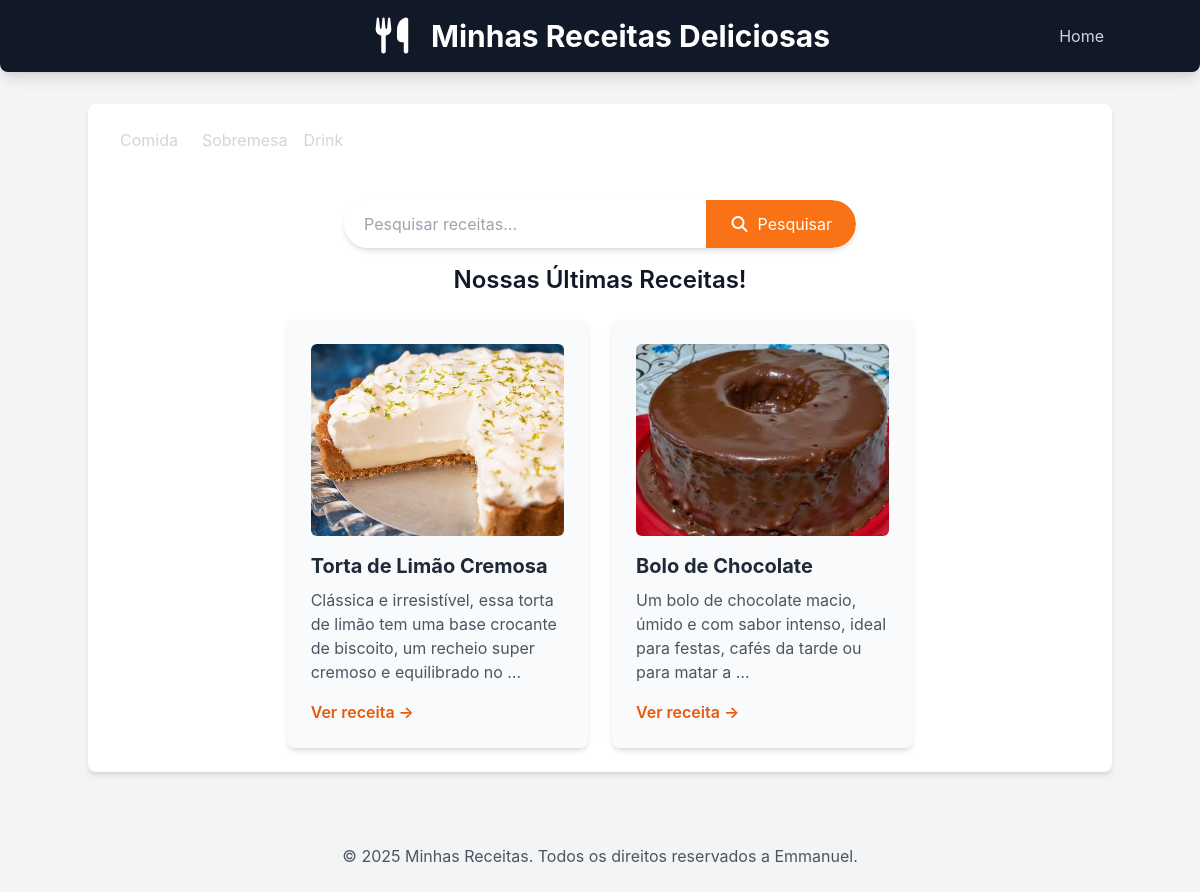
Screenshot of /receitas/?categoria=sobremesa with the database file from the repository.
### receitas/models.py (models this page shows, shortened)
class Receita(models.Model):
    CATEGORIAS =[
        ('comida','Comida'),
        ('sobremesa','Sobremesa'),
        ('drink','Drink'),
    ]
    title = models.CharField("Título", max_length=200)
    description = models.TextField("Descrição")
    ingredients = models.TextField("Ingredientes")
    instructions = models.TextField("Modo de preparo")
    image = models.ImageField("Imagem", upload_to='receitas/images/', blank=True, null=True)
    categoria = models.CharField("Categoria", max_length=20, choices=CATEGORIAS, default='comida')
    created_at = models.DateTimeField(auto_now_add=True)
    updated_at = models.DateTimeField(auto_now=True)
    class Meta:
        verbose_name = "Receita"
        verbose_name_plural = "Receitas"
        ordering = ['-created_at'] #ordena as receitas pela data de criação (mais novas primeiro)

### receitas/views.py (the view)
# urls.py: 2. Add a URL to urlpatterns:  path('', views.home, name='home')
def home(request):
    categoria_slug = request.GET.get('categoria')
    categorias_choices = [choice[0] for choice in Receita.CATEGORIAS]
    if categoria_slug:
        receitas = Receita.objects.filter(categoria=categoria_slug)
        categoria_selecionada = categoria_slug
    else:
        receitas = Receita.objects.all()
        categoria_selecionada = None
    return render(request, 'receitas/home.html', {'receitas':receitas, 'categoria': categorias_choices, 'categoria_selecionada': categoria_selecionada})

### receitas/templates/receitas/home.html (shortened to what this page needs)
{% extends "receitas/base.html"%}
{% block content %}
<nav class="ml-auto relative z-10 flex space-x-4">
    <a href="{% url 'home' %}?categoria=comida" class="text-gray-300 hover:text-orange-600 mx-2">Comida</a>
    <a href="{% url 'home' %}?categoria=sobremesa" class="text-gray-300 hover:text-orange-600 mx-2">Sobremesa</a>
    <a href="{% url 'home' %}?categoria=drink" class="text-gray-300 hover:text-orange-600 mx-2">Drink</a>
</nav>
<section class="container mx-auto mt-8 p-4 flex justify-center">
    <form method="get" action="{% url 'pesquisar_receitas' %}"
        class="w-full max-w-lg flex bg-white rounded-full shadow-md overflow-hidden">
        <input type="text" name="q" placeholder="Pesquisar receitas..."
            class="flex-grow p-3 text-gray-700 focus:outline-none focus:ring-2 focus:ring-orange-500 rounded-l-full pl-5">
        <button type="submit"
            class="bg-orange-500 hover:bg-orange-600 text-white p-3 px-6 rounded-r-full transition duration-300 ease-in-out flex items-center justify-center">
            <i class="fas fa-search mr-2"></i> Pesquisar
        </button>
    </form>
</section>
    <h2 class="text-2xl font-semibold mb-6 text-center">
        Nossas Últimas Receitas!
    </h2>
    <div class="flex flex-wrap justify-center gap-6">
        {% for receita in receitas %}
        <div
            class="w-full sm:w-[calc(50%-1.5rem)] lg:w-[calc(33.333%-1.5rem)] bg-gray-50 p-6 rounded-lg shadow-md hover:shadow-lg transition-shadow duration-300 ease-in-out">
            {% if receita.image %}
            <img src="{{receita.image.url}}" alt="Imagem de {{receita.title}}"
                class="w-full h-48 object-cover rounded-md mb-4">
            {% endif %}
            <h3 class="text-xl font-bold mb-2 text-gray-800">{{receita.title}}</h3>
            <p class="text-gray-600 mb-4">{{receita.description | truncatewords:20}}</p>
            <a href="{% url 'receita_detail' receita.id %}"
                class="text-orange-600 hover:text-orange-800 font-semibold">Ver receita &rarr;</a>
        </div>
        {% empty %}
        <p class="text-center text-gray-500 col-span-full">
            Nenhuma receita encontrada.
        </p>
        {% endfor %}
    </div>
{% endblock %}

### receitas/templates/receitas/base.html (style rules this page uses)
body { font-family: 'Inter', sans-serif; }

### rows the page displays
Receita: image (picture), title "Torta de Limão Cremosa", description "Clássica e irresistível, essa torta de limão tem uma base crocante de biscoito, um recheio super cremoso e equilibrado no …"
Receita: image (picture), title "Bolo de Chocolate", description "Um bolo de chocolate macio, úmido e com sabor intenso, ideal para festas, cafés da tarde ou para matar a …"
